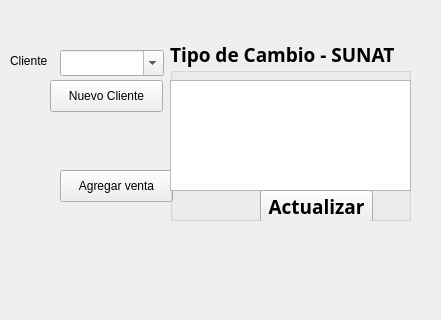
<?xml version="1.0" encoding="UTF-8"?>
<ui version="4.0">
 <class>ventas</class>
 <widget class="QWidget" name="ventas">
  <property name="geometry">
   <rect>
    <x>0</x>
    <y>0</y>
    <width>441</width>
    <height>320</height>
   </rect>
  </property>
  <property name="windowTitle">
   <string>Venta</string>
  </property>
  <widget class="QComboBox" name="comboBox">
   <property name="geometry">
    <rect>
     <x>60</x>
     <y>50</y>
     <width>104</width>
     <height>26</height>
    </rect>
   </property>
   <property name="editable">
    <bool>true</bool>
   </property>
  </widget>
  <widget class="QLabel" name="label">
   <property name="geometry">
    <rect>
     <x>10</x>
     <y>50</y>
     <width>51</width>
     <height>21</height>
    </rect>
   </property>
   <property name="text">
    <string>Cliente</string>
   </property>
  </widget>
  <widget class="QPushButton" name="agregarVenta">
   <property name="geometry">
    <rect>
     <x>60</x>
     <y>170</y>
     <width>113</width>
     <height>32</height>
    </rect>
   </property>
   <property name="text">
    <string>Agregar venta</string>
   </property>
  </widget>
  <widget class="QPushButton" name="agregarCliente">
   <property name="geometry">
    <rect>
     <x>50</x>
     <y>80</y>
     <width>113</width>
     <height>32</height>
    </rect>
   </property>
   <property name="text">
    <string>Nuevo Cliente</string>
   </property>
  </widget>
  <widget class="QGroupBox" name="groupBox">
   <property name="geometry">
    <rect>
     <x>170</x>
     <y>40</y>
     <width>241</width>
     <height>181</height>
    </rect>
   </property>
   <property name="font">
    <font>
     <family>Arial Black</family>
     <pointsize>14</pointsize>
     <weight>75</weight>
     <bold>true</bold>
    </font>
   </property>
   <property name="title">
    <string>Tipo de Cambio - SUNAT</string>
   </property>
   <widget class="QTableWidget" name="tipoDeCambio">
    <property name="geometry">
     <rect>
      <x>0</x>
      <y>40</y>
      <width>241</width>
      <height>111</height>
     </rect>
    </property>
   </widget>
   <widget class="QPushButton" name="actualizar">
    <property name="geometry">
     <rect>
      <x>90</x>
      <y>150</y>
      <width>113</width>
      <height>32</height>
     </rect>
    </property>
    <property name="text">
     <string>Actualizar</string>
    </property>
   </widget>
  </widget>
 </widget>
 <resources/>
 <connections/>
</ui>
